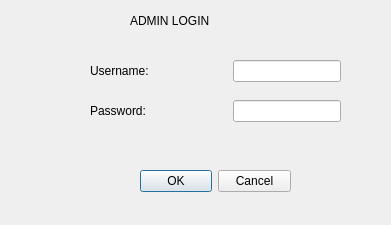
<?xml version="1.0" encoding="UTF-8"?>
<ui version="4.0">
 <class>login</class>
 <widget class="QDialog" name="login">
  <property name="geometry">
   <rect>
    <x>0</x>
    <y>0</y>
    <width>391</width>
    <height>225</height>
   </rect>
  </property>
  <property name="windowTitle">
   <string>Dialog</string>
  </property>
  <widget class="QWidget" name="layoutWidget_18">
   <property name="geometry">
    <rect>
     <x>90</x>
     <y>100</y>
     <width>251</width>
     <height>22</height>
    </rect>
   </property>
   <layout class="QHBoxLayout" name="horizontalLayout_23">
    <item>
     <widget class="QLabel" name="label_Password">
      <property name="text">
       <string>Password:</string>
      </property>
     </widget>
    </item>
    <item>
     <spacer name="horizontalSpacer_6">
      <property name="orientation">
       <enum>Qt::Horizontal</enum>
      </property>
      <property name="sizeHint" stdset="0">
       <size>
        <width>40</width>
        <height>20</height>
       </size>
      </property>
     </spacer>
    </item>
    <item>
     <widget class="QLineEdit" name="lineEdit_Password">
      <property name="echoMode">
       <enum>QLineEdit::Password</enum>
      </property>
     </widget>
    </item>
   </layout>
  </widget>
  <widget class="QLabel" name="label_Title">
   <property name="geometry">
    <rect>
     <x>130</x>
     <y>0</y>
     <width>171</width>
     <height>41</height>
    </rect>
   </property>
   <property name="text">
    <string>ADMIN LOGIN</string>
   </property>
  </widget>
  <widget class="QDialogButtonBox" name="buttonBox_2">
   <property name="geometry">
    <rect>
     <x>140</x>
     <y>170</y>
     <width>151</width>
     <height>23</height>
    </rect>
   </property>
   <property name="standardButtons">
    <set>QDialogButtonBox::Cancel|QDialogButtonBox::Ok</set>
   </property>
  </widget>
  <widget class="QWidget" name="layoutWidget_17">
   <property name="geometry">
    <rect>
     <x>90</x>
     <y>60</y>
     <width>251</width>
     <height>22</height>
    </rect>
   </property>
   <layout class="QHBoxLayout" name="horizontalLayout_22">
    <item>
     <widget class="QLabel" name="label_Username">
      <property name="text">
       <string>Username:</string>
      </property>
     </widget>
    </item>
    <item>
     <spacer name="horizontalSpacer_5">
      <property name="orientation">
       <enum>Qt::Horizontal</enum>
      </property>
      <property name="sizeHint" stdset="0">
       <size>
        <width>40</width>
        <height>20</height>
       </size>
      </property>
     </spacer>
    </item>
    <item>
     <widget class="QLineEdit" name="lineEdit_Username"/>
    </item>
   </layout>
  </widget>
 </widget>
 <resources/>
 <connections/>
</ui>
